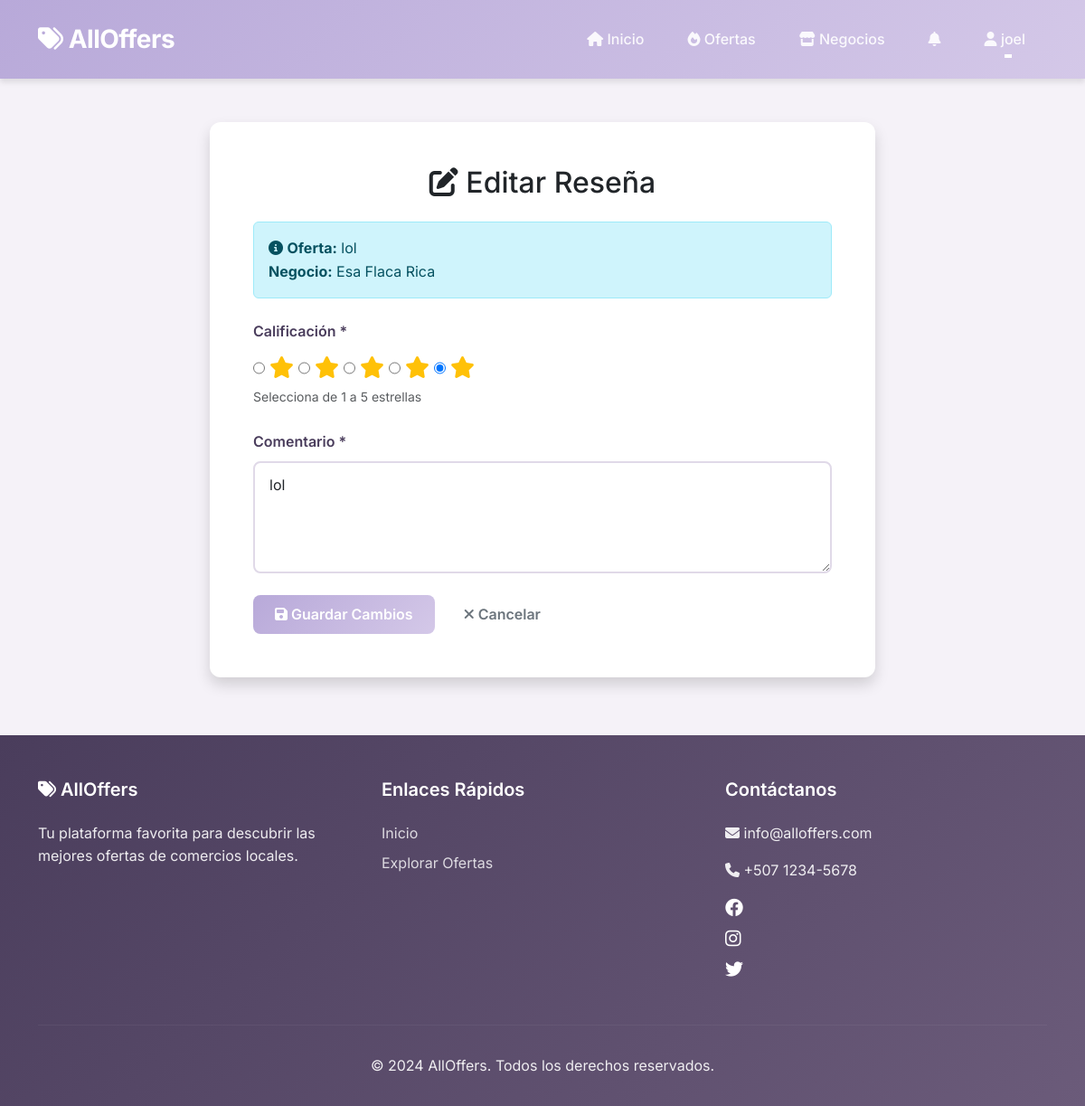
/reviews/4/edit/ (signed in), run on the app's committed database.
### core/models.py (models this page shows, shortened)
class User(AbstractUser):
    ROLE_CHOICES = [
        ('admin', 'Administrador'),
        ('business', 'Empresa'),
        ('user', 'Usuario Final'),
    ]
    role = models.CharField(max_length=10, choices=ROLE_CHOICES, default='user')
    profile_image = models.ImageField(upload_to='profiles/', null=True, blank=True)
    latitude = models.FloatField(null=True, blank=True)
    longitude = models.FloatField(null=True, blank=True)
    location_name = models.CharField(max_length=255, blank=True)
    phone = models.CharField(max_length=20, blank=True)
    notifications_enabled = models.BooleanField(default=True)
    business_name = models.CharField(max_length=200, blank=True)
    business_description = models.TextField(blank=True)
    business_verified = models.BooleanField(default=False)
    business_vetted = models.BooleanField(default=False)
    veto_reason = models.TextField(blank=True)
    following_businesses = models.ManyToManyField(
        'self',
        symmetrical=False,
        related_name='followers',
        blank=True
    )
    following_categories = models.ManyToManyField(
        'Category',
        related_name='followers',
        blank=True
    )
    @property
    def is_admin(self):
        return self.role == 'admin' or self.is_superuser
    @property
    def is_business(self):
        return self.role == 'business'

class Review(models.Model):
    offer = models.ForeignKey(Offer, on_delete=models.CASCADE, related_name='reviews')
    user = models.ForeignKey(User, on_delete=models.CASCADE, related_name='reviews')
    rating = models.PositiveIntegerField(
        validators=[MinValueValidator(1), MaxValueValidator(5)]
    )
    comment = models.TextField()
    created_at = models.DateTimeField(auto_now_add=True)
    updated_at = models.DateTimeField(auto_now=True)
    likes = models.ManyToManyField(
        User,
        related_name='liked_reviews',
        blank=True,
        symmetrical=False
    )
    dislikes = models.ManyToManyField(
        User,
        related_name='disliked_reviews',
        blank=True,
        symmetrical=False
    )
    helpful_votes = models.ManyToManyField(
        User,
        related_name='helpful_reviews',
        blank=True
    )
    class Meta:
        ordering = ['-created_at']
        unique_together = ['offer', 'user']

class Offer(models.Model):
    business = models.ForeignKey(User, on_delete=models.CASCADE, related_name='offers')
    category = models.ForeignKey(Category, on_delete=models.PROTECT, related_name='offers')
    title = models.CharField(max_length=200)
    description = models.TextField()
    image = models.ImageField(upload_to='offers/', null=True, blank=True)
    original_price = models.DecimalField(
        max_digits=10,
        decimal_places=2,
        null=True,
        blank=True,
        validators=[MinValueValidator(Decimal('0.01'))],
        help_text="Precio unitario original. Opcional para ofertas tipo 'buy_x_for_price' (aplica a todo el menú)"
    )
    discount_type = models.CharField(
        max_length=20,
        choices=[
            ('percentage', 'Porcentaje'),
            ('fixed', 'Cantidad Fija'),
            ('buy_x_get_y', 'Compra X Lleva Y (ej: 2x1)'),
            ('buy_x_for_price', 'Compra X por Precio (ej: 2x20$)'),
        ],
        default='percentage'
    )
    discount_value = models.DecimalField(
        max_digits=10,
        decimal_places=2,
        null=True,
        blank=True,
        validators=[MinValueValidator(Decimal('0.01'))],
        help_text="Solo para tipos 'percentage' y 'fixed'"
    )
    quantity_x = models.PositiveIntegerField(
        default=1,
        help_text="Cantidad X (ej: para 2x1, X=2). Solo para tipos 'buy_x_get_y' y 'buy_x_for_price'"
    )
    quantity_y = models.PositiveIntegerField(
        default=1,
        null=True,
        blank=True,
        help_text="Cantidad Y (ej: para 2x1, Y=1). Solo para tipo 'buy_x_get_y'"
    )
    bundle_price = models.DecimalField(
        max_digits=10,
        decimal_places=2,
        null=True,
        blank=True,
        validators=[MinValueValidator(Decimal('0.01'))],
        help_text="Precio del paquete (ej: para 2x20$, precio=20). Solo para tipo 'buy_x_for_price'"
    )
    created_at = models.DateTimeField(auto_now_add=True)
    updated_at = models.DateTimeField(auto_now=True)
    expires_at = models.DateTimeField()
    views = models.PositiveIntegerField(default=0)
    likes = models.ManyToManyField(User, related_name='liked_offers', blank=True)
    is_active = models.BooleanField(default=True)
    class Meta:
        ordering = ['-created_at']

### core/views.py (the view)
# urls.py: path('reviews/<int:pk>/edit/', views.edit_review, name='edit_review'),
@login_required
def edit_review(request, pk):
    review = get_object_or_404(Review, pk=pk)
    if review.user != request.user:
        messages.error(request, 'No tienes permisos para editar esta reseña.')
        return redirect('offer_detail', pk=review.offer.id)
    if request.method == 'POST':
        form = ReviewForm(request.POST, instance=review)
        if form.is_valid():
            form.save()
            messages.success(request, 'Reseña actualizada exitosamente.')
            return redirect('offer_detail', pk=review.offer.id)
    else:
        form = ReviewForm(instance=review)
    return render(request, 'reviews/edit.html', {'form': form, 'review': review})

### core/forms.py
class ReviewForm(forms.ModelForm):
    class Meta:
        model = Review
        fields = ['rating', 'comment']
        widgets = {
            'rating': forms.Select(
                choices=[(i, f'{i} Estrella{"s" if i > 1 else ""}') for i in range(1, 6)],
                attrs={'class': 'form-select'}
            ),
            'comment': forms.Textarea(attrs={'class': 'form-control', 'rows': 4, 'placeholder': 'Comparte tu experiencia...'}),
        }

### core/context_processors.py (called while the page is built)
def google_maps_api_key(request):
    return {
        'GOOGLE_MAPS_API_KEY': getattr(settings, 'GOOGLE_MAPS_API_KEY', '')
    }

### core/templates/reviews/edit.html (shortened to what this page needs)
{% extends 'base.html' %}
{% load static %}
{% block content %}
<div class="container my-5">
    <div class="row justify-content-center">
        <div class="col-md-8">
            <div class="card shadow">
                <div class="card-body p-5">
                    <h2 class="text-center mb-4">
                        <i class="fas fa-edit"></i> Editar Reseña
                    </h2>
                    <div class="alert alert-info mb-4">
                        <i class="fas fa-info-circle"></i>
                        <strong>Oferta:</strong> {{ review.offer.title }}
                        <br>
                        <strong>Negocio:</strong> {{ review.offer.business.business_name }}
                    </div>
                    <form method="post">
                        <div class="mb-4">
                            <label class="form-label">Calificación *</label>
                            <div class="rating-stars" style="display: flex; gap: 5px;">
                                {% for i in "12345" %}
                                <input type="radio" name="rating" value="{{ forloop.counter }}"
                                       id="star{{ forloop.counter }}"
                                       {% if review.rating == forloop.counter %}checked{% endif %}
                                       required>
                                <label for="star{{ forloop.counter }}" style="cursor: pointer; font-size: 1.5rem; color: #ddd;">
                                    <i class="far fa-star"></i>
                                </label>
                                {% endfor %}
                            </div>
                            <small class="text-muted">Selecciona de 1 a 5 estrellas</small>
                        </div>
                        <div class="mb-4">
                            <label for="{{ form.comment.id_for_label }}" class="form-label">Comentario *</label>
                            {{ form.comment }}
                        </div>
                        <div class="d-flex gap-2">
                            <button type="submit" class="btn btn-primary">
                                <i class="fas fa-save"></i> Guardar Cambios
                            </button>
                            <a href="{% url 'offer_detail' review.offer.id %}" class="btn btn-outline-secondary">
                                <i class="fas fa-times"></i> Cancelar
                            </a>
                        </div>
                    </form>
                </div>
            </div>
        </div>
    </div>
</div>
{% endblock %}

### core/templates/base.html (shortened to what this page needs)
{% load static %}
<!DOCTYPE html>
<html lang="es">
<head>
    <link href="https://cdn.jsdelivr.net/npm/bootstrap@5.3.0/dist/css/bootstrap.min.css" rel="stylesheet">
    <link rel="stylesheet" href="https://cdnjs.cloudflare.com/ajax/libs/font-awesome/6.4.0/css/all.min.css">
    <link rel="stylesheet" href="{% static 'css/main.css' %}">
    <link rel="stylesheet" href="{% static 'css/dashboard.css' %}">
    <link rel="stylesheet" href="{% static 'css/sidebar.css' %}">
</head>
<body>
    <nav class="navbar navbar-expand-lg sticky-top">
        <div class="container">
            <a class="navbar-brand" href="{% url 'home' %}">
                <i class="fas fa-tags"></i> AllOffers
            </a>
            <div class="collapse navbar-collapse" id="navbarNav">
                <ul class="navbar-nav ms-auto">
                    <li class="nav-item">
                        <a class="nav-link" href="{% url 'home' %}">
                            <i class="fas fa-home"></i> Inicio
                        </a>
                    </li>
                    <li class="nav-item">
                        <a class="nav-link" href="{% url 'offers_list' %}">
                            <i class="fas fa-fire"></i> Ofertas
                        </a>
                    </li>
                    <li class="nav-item">
                        <a class="nav-link" href="{% url 'businesses_list' %}">
                            <i class="fas fa-store"></i> Negocios
                        </a>
                    </li>
                    {% if user.is_authenticated %}
                        <li class="nav-item">
                            <a class="nav-link position-relative" href="{% url 'user_notifications' %}">
                                <i class="fas fa-bell"></i>
                            </a>
                        </li>
                        <li class="nav-item dropdown">
                            <a class="nav-link dropdown-toggle" href="#" id="userDropdown" role="button" data-bs-toggle="dropdown">
                                <i class="fas fa-user"></i> {{ user.username }}
                            </a>
                        </li>
                    {% endif %}
                </ul>
            </div>
        </div>
    </nav>
    {% block content %}{% endblock %}
    <footer class="footer">
        <div class="container">
            <div class="row">
                <div class="col-md-4 mb-4">
                    <h5><i class="fas fa-tags"></i> AllOffers</h5>
                    <p>Tu plataforma favorita para descubrir las mejores ofertas de comercios locales.</p>
                </div>
                <div class="col-md-4 mb-4">
                    <h5>Enlaces Rápidos</h5>
                    <a href="{% url 'home' %}">Inicio</a>
                    <a href="{% url 'offers_list' %}">Explorar Ofertas</a>
                </div>
                <div class="col-md-4 mb-4">
                    <h5>Contáctanos</h5>
                    <p><i class="fas fa-envelope"></i> info@alloffers.com</p>
                    <p><i class="fas fa-phone"></i> +507 1234-5678</p>
                    <div class="mt-3">
                        <a href="#" class="text-white me-3"><i class="fab fa-facebook fa-lg"></i></a>
                        <a href="#" class="text-white me-3"><i class="fab fa-instagram fa-lg"></i></a>
                        <a href="#" class="text-white"><i class="fab fa-twitter fa-lg"></i></a>
                    </div>
                </div>
            </div>
            <hr style="border-color: rgba(255,255,255,0.2);">
            <div class="text-center py-3">
                <p class="mb-0">&copy; 2024 AllOffers. Todos los derechos reservados.</p>
            </div>
        </div>
    </footer>
</body>
</html>

### core/static/css/main.css (style rules this page uses)
:root { --primary-color: #B8A9D9; --primary-light: #D4C8E8; --primary-dark: #9B8AB8; --secondary-color: #C8B8D9; --accent-color: #E6D9F0; --success-color: #B8D9C8; --warning-color: #E8D4B8; --danger-color: #E8B8C8; --info-color: #C8D4E8; --text-dark: #4A3D5C; --text-medium: #6B5B7A; --text-light: #9B8AB8; --bg-light: #F5F2F8; --bg-white: #FFFFFF; --border-color: #E0D9E8; --shadow-sm: 0 2px 4px rgba(0,0,0,0.08); --shadow-md: 0 4px 6px rgba(0,0,0,0.1); --shadow-lg: 0 10px 15px rgba(0,0,0,0.12); --radius-sm: 8px; --radius-md: 12px; --radius-lg: 16px; --transition: all 0.3s ease; }
* { margin: 0; padding: 0; box-sizing: border-box; }
body { font-family: 'Inter', 'Segoe UI', Tahoma, Geneva, Verdana, sans-serif; background-color: var(--bg-light); color: var(--text-dark); line-height: 1.6; overflow-x: hidden; }
a { color: var(--primary-color); text-decoration: none; transition: var(--transition); }
.navbar { background: linear-gradient(135deg, var(--primary-color) 0%, var(--primary-light) 100%); box-shadow: var(--shadow-md); padding: 1rem 0; }
.navbar-brand { font-size: 1.75rem; font-weight: 700; color: var(--bg-white) !important; letter-spacing: -0.5px; }
.navbar-nav .nav-link { color: rgba(255,255,255,0.9) !important; margin: 0 0.5rem; font-weight: 500; position: relative; transition: var(--transition); }
.navbar-nav .nav-link::after { content: ''; position: absolute; bottom: 0; left: 50%; width: 0; height: 2px; background: var(--bg-white); transition: var(--transition); transform: translateX(-50%); }
.card { border: none; border-radius: var(--radius-md); box-shadow: var(--shadow-sm); transition: var(--transition); overflow: hidden; background: var(--bg-white); }
.btn { border-radius: var(--radius-sm); padding: 0.6rem 1.5rem; font-weight: 600; transition: var(--transition); border: none; }
.btn-primary { background: linear-gradient(135deg, var(--primary-color) 0%, var(--primary-light) 100%); color: white; }
.form-control, .form-select { border: 2px solid var(--border-color); border-radius: var(--radius-sm); padding: 0.75rem 1rem; transition: var(--transition); }
.form-label { font-weight: 600; color: var(--text-dark); margin-bottom: 0.5rem; }
.footer { background: linear-gradient(135deg, var(--text-dark) 0%, var(--text-medium) 100%); color: rgba(255,255,255,0.9); padding: 3rem 0 1rem; margin-top: 4rem; }
.footer h5 { color: var(--bg-white); font-weight: 600; margin-bottom: 1.5rem; }
.footer a { color: rgba(255,255,255,0.8); display: block; margin-bottom: 0.5rem; }
.fade-in-up { animation: fadeInUp 0.6s ease-out; }

### core/static/css/sidebar.css (style rules this page uses)
.nav-item { margin: 0.25rem 0.5rem; }

### data on the page
User: username "joel"
Review: offer "lol", offer.business.business_name "Esa Flaca Rica", rating "☑", comment "lol"
